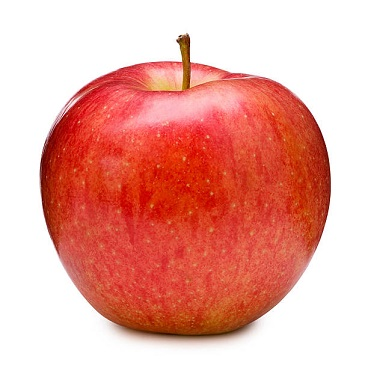
#> input picture LAB_codes/L06 Morphology/Apple.jpg, 368 x 368 px
$ jupyter execute --allow-errors 'Lecture05 Morphology.ipynb'
#> lines starting #> are read from the running program, lines starting #| are printed output that depends on the picture; after the words box and inside, x2 and y2 are one past the last pixel; in counts of white or black regions, pixels touching at a corner belong together
[cell 1]
import matplotlib.pyplot as plt
import numpy as np
import skimage

from skimage.morphology import skeletonize, opening, square, disk, erosion, closing
from skimage.morphology import dilation
from skimage import data
from skimage.color import rgb2gray
from skimage import io
from skimage.filters import threshold_mean#for binarising

[cell 2]
def show_image(image, label ="Image:", size=(6,2)):
    """This function shows/plots the given image."""
    plt.subplots(1,1,figsize=size)
    plt.title(label = label, fontsize=12)
    plt.imshow(image, cmap='gray')
    plt.show()

### Understanding dialation & Erosion
- Erode on the original image makes the holes huge, but removes unnecessary small ojects
- Erode on the dilated image, make the back to original size

- Dilation on the image multiple time, removes holes

#### For iamgeJ (erosion & dilation):

###### Stucturing element: By default  8 neighbor

    -import image
    -edit-invert
    -for removing holes: process-binary-dilate X 2
    -for going back to original size: process-binary-erode X 2

[cell 3]
filename = 'rhino_detail.tif'

print("Removing holes with dialation of white parts/foreground")
#> (the rest of this cell did not finish here and is left out)

#> (a cell that did not finish here is left out)

[cell 5]
print("After removing holes, going back to original size with erosion")
#> (the rest of this cell did not finish here and is left out)

## Understanding Contouring with erode  & dilate

#### For iamgeJ (Contoring):

    -import image
    -Getting binary image: Process-binary-make binary (This image will have holes) [Object white]
    - Image1: For removing holes: Dilate/grow the binary image, multiple time: process-binary-grow X 2 [Object white]
    - Image2: Make a copy of the dilated image (holes filled-white): image-duplicate [Object white]
    - Image2: Erode the dilated image (holes filled-white)-Minimum 3 times- [more you erode contour will be thicker]
    - Image1: Then invert the Dialated image: edit-invert [Object Black]
    -for Contour: process-image calculator: Image1[black object] OR image2[white object]
    -result will be the contour

[cell 6]
def get_binary_image(name):
    """ Using the skimage.io import the image with the file name.
    This function returns the gray image as numpy array """
#> called with name = 'Apple.jpg'

    #Getting the image
    #filename = '../Images/'+name
    filename = name
#> filename = 'Apple.jpg'
    image = io.imread(filename, as_gray = True)
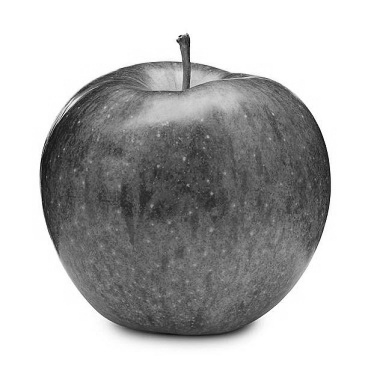
#> image: shape (368, 368) float64; min 0.035, max 1, mean 0.707

    #binarising
    thresh = threshold_mean(image)
#> thresh = 0.707
    binary = image > thresh
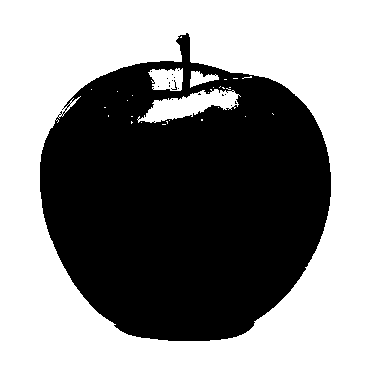
#> binary: shape (368, 368) bool; 53.6% white; 18 black regions (17 under 20 px), largest, box (x1, y1, x2, y2) and area: (40, 33, 331, 341) 62759

    return binary

[cell 7]
image = get_binary_image("Apple.jpg")
show_image(image, "Original Binary image")

[cell 8]
def fill_holes(image):
    #Dilating for filling hole of the image
    filled_dialated_image = np.invert(image)
    for i in range(5):
        filled_dialated_image = dilation(filled_dialated_image,square(7))
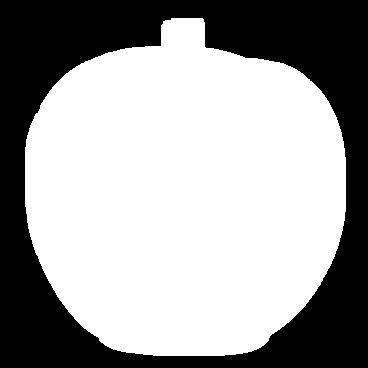
#> filled_dialated_image: shape (368, 368) bool; 62.4% white; 1 black region, box (x1, y1, x2, y2) and area: (0, 0, 368, 368) 50908
    #     show_image(eroded_image, "Erosion "+str(i))

    filled_dialated_image = np.invert(filled_dialated_image)
    return filled_dialated_image

[cell 9]
filled_dialated_image = fill_holes(image)
show_image(filled_dialated_image, "filled_dialated_image")

[cell 10]
def get_eroded_inverted(image):
    #Eroding the image
    eroded_image = image
    for i in range(3):
        eroded_image = erosion(eroded_image,square(5))
#> this loop made 3 passes
#> pass 1, in get_eroded_inverted, `eroded_image = erosion(eroded_image,square(5))`:
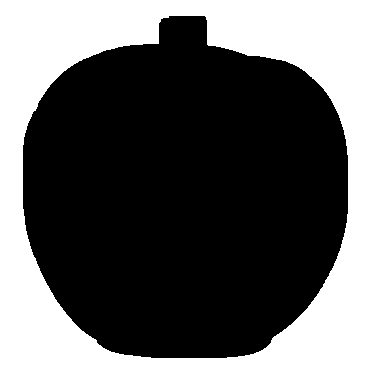
#> eroded_image: shape (368, 368) bool; 35.6% white; 1 white region, box (x1, y1, x2, y2) and area: (0, 0, 368, 368) 48256
    #     show_image(eroded_image, "Erosion "+str(i))

    # Inverting the image
    inverted_eroded_image = np.invert(eroded_image)
#> inverted_eroded_image: shape (368, 368) bool; 68.4% white; 1 black region, box (x1, y1, x2, y2) and area: (0, 0, 368, 368) 42856
    return inverted_eroded_image

[cell 11]
inverted_eroded_image = get_eroded_inverted(filled_dialated_image)
show_image(inverted_eroded_image, "inverted_eroded_image")

[cell 12]
# CHECKING THE SIZES
show_image(image, "Original Binary image")
show_image(filled_dialated_image, "filled_dialated_image")
show_image(inverted_eroded_image, "inverted_eroded_image")

print("Original Binary image shape", image.shape)
#| Original Binary image shape (368, 368)
print("filled_dialated image shape", filled_dialated_image.shape)
#| filled_dialated image shape (368, 368)
print("Inverted eroded image shape", inverted_eroded_image.shape)
#| Inverted eroded image shape (368, 368)

[cell 13]
#Getting the contour
contour = filled_dialated_image.astype(int) + inverted_eroded_image.astype(int)
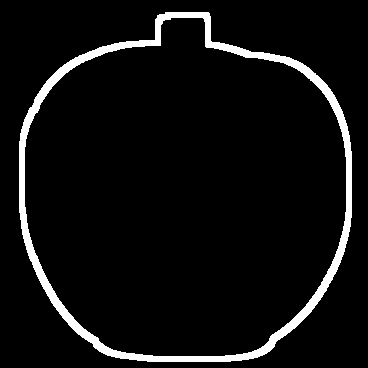
#> contour: shape (368, 368) int64; values 1 (black) and 2 (white), 5.9% white; 1 white region, box (x1, y1, x2, y2) and area: (19, 12, 352, 362) 8052
inverted_contour = np.invert(contour)
print("contour image shape", contour.shape)
#| contour image shape (368, 368)
print("inverted_contour image shape", inverted_contour.shape)
#| inverted_contour image shape (368, 368)

[cell 14]
# show_image(contour, "contour_image")
show_image(inverted_contour, "inverted_contour_image")

### Understanding opening & closing

1. Open

- Performs an erosion operation, followed by dilation.
- This smoothes objects and removes isolated pixels/ **removes noises**.

2. Close
- Performs a dilation operation, followed by erosion.
- This smoothes objects and **fills in small holes**.

[cell 15]
filename = 'RH.tif'
#> (the rest of this cell did not finish here and is left out)

#> (a cell that did not finish here is left out)

#> (a cell that did not finish here is left out)

#> (a cell that did not finish here is left out)

# Understanding Dilation-Erosion, Opening-Closing

[cell 19]
bright_pixel = np.array([[0, 0, 0, 0, 0],
                         [0, 0, 0, 0, 0],
                         [0, 0, 1, 0, 0],
                         [0, 0, 0, 0, 0],
                         [0, 0, 0, 0, 0]], dtype=np.uint8)
#> bright_pixel = [[0, 0, 0, 0, 0], [0, 0, 0, 0, 0], [0, 0, 1, 0, 0], [0, 0, 0, 0, 0], [0, 0, 0, 0, 0]]

show_image(bright_pixel, "bright_pixel")
#> in show_image (call 8), `plt.show()`:
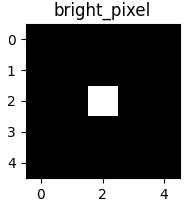
#> figure drawn by matplotlib, 1 panel

demodil = dilation(bright_pixel, square(3))
#> demodil = [[0, 0, 0, 0, 0], [0, 1, 1, 1, 0], [0, 1, 1, 1, 0], [0, 1, 1, 1, 0], [0, 0, 0, 0, 0]]
show_image(demodil, "Dilated bright_pixel")

[cell 20]
bright_pixel2 = np.array([[0, 0, 0, 0, 0],
                         [0, 1, 1, 1, 0],
                         [0, 1, 1, 1, 0],
                         [0, 1, 1, 1, 0],
                         [0, 0, 0, 0, 0]], dtype=np.uint8)
show_image(bright_pixel2, "bright_pixel2")

demoerode = erosion(bright_pixel2, square(3))
show_image(demoerode, "eroded bright_pixel")

[cell 21]
bad_connection = np.array([ [1, 0, 0, 0, 1],
                            [1, 1, 0, 1, 1],
                            [1, 1, 1, 1, 1],
                            [1, 1, 0, 1, 1],
                            [1, 0, 0, 0, 1]], dtype=np.uint8)

demoopen = opening(bad_connection,square(3))

## MImicing OPEN--EROSION, DILATE
demoe = erosion(bad_connection,square(3))
demod = dilation(demoe, square(3))

#Plotting the image
fig, ax = plt.subplots(nrows = 2, ncols = 2, figsize = (8, 5))

ax[0,0].imshow(bad_connection, cmap='gray')
ax[0,0].set_title("bad_connection", fontsize = 14)

ax[0, 1].imshow(demoopen, cmap='gray')
ax[0, 1].set_title(r'OPEN:(erosion, dilation)', fontsize = 14)

ax[1, 0].imshow(demoe, cmap='gray')
ax[1, 0].set_title(r'Eroded bad_connection', fontsize = 14)

ax[1, 1].imshow(demod, cmap='gray')
ax[1, 1].set_title(r'Dialated (Eroded bad_connection)', fontsize = 14)

fig.tight_layout()
plt.show()
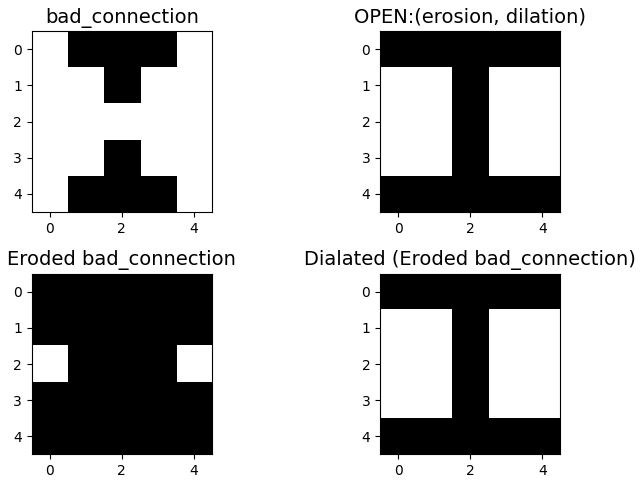
#> figure drawn by matplotlib, 4 panels

[cell 22]
broken_line = np.array([[0, 0, 0, 0, 0],
                         [0, 0, 0, 0, 0],
                         [1, 1, 0, 1, 1],
                         [0, 0, 0, 0, 0],
                        [0, 0, 0, 0, 0]], dtype=np.uint8)

democlose = closing(broken_line,square(3))

## MImicing OPEN--EROSION, DILATE
demod = dilation(broken_line,square(3))
demoe = erosion(demod, square(3))

#Plotting the image
fig, ax = plt.subplots(nrows = 2, ncols = 2, figsize = (8, 5))

ax[0,0].imshow(broken_line, cmap='gray')
ax[0,0].set_title("broken_line", fontsize = 14)

ax[0, 1].imshow(democlose, cmap='gray')
ax[0, 1].set_title(r'Closeing(dilate, erosion)', fontsize = 14)

ax[1, 0].imshow(demod, cmap='gray')
ax[1, 0].set_title(r'dilate broken_line', fontsize = 14)

ax[1, 1].imshow(demoe, cmap='gray')
ax[1, 1].set_title(r"erosion dilate broken_line", fontsize = 14)

fig.tight_layout()
plt.show()
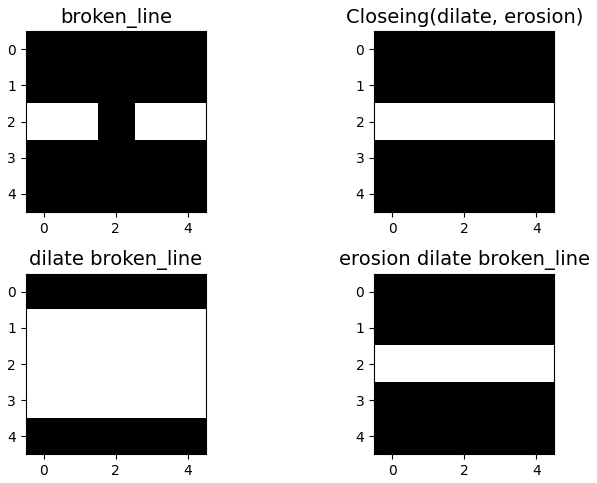
#> figure drawn by matplotlib, 4 panels

# Thinning (Skeletonize)

[cell 23]
#Inverting the image
imageinv = image
shape = np.shape(image)
#> shape = (368, 368)
for i in range(shape[0]):
    for j in range(shape[1]):
        if image[i,j] == 0:
            imageinv[i,j] = 1
        else:
            imageinv[i,j] = 0

show_image(imageinv, "Orginal image Inverted", (8,4))

skeleton = skeletonize(imageinv)
#> skeleton: shape (368, 368) bool; 1.4% white in thin lines or dots, all inside (x1, y1, x2, y2) = (55, 33, 275, 326)
show_image(skeleton, "skeleton for white object", (8,4))

[cell 24]
image = data.horse()# object black
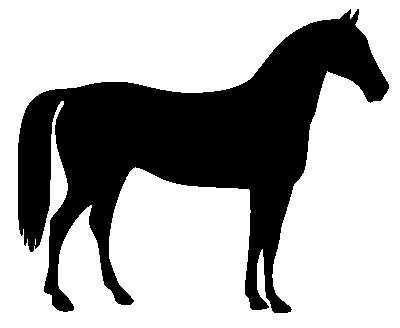
#> input picture skimage.data.horse(), 400 x 328 px
#> image is the input picture: shape (328, 400) bool; 66.9% white; 1 black region, box (x1, y1, x2, y2) and area: (18, 9, 389, 313) 43412
skeleton_wrong = skeletonize(image) # skeletonizing the black object, which gives wrong ans in skeleton
#> skeleton_wrong: shape (328, 400) bool; 1.4% white in thin lines or dots
imageinv2 = np.invert(image)# inverting the image for making object white
skeleton2 = skeletonize(imageinv2)# skeletonizing the white object, which gives wrong ans in skeleton
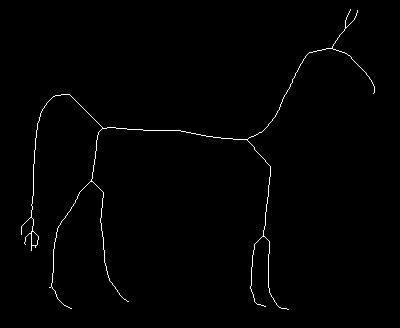
#> skeleton2: shape (328, 400) bool; 0.91% white in thin lines or dots, all inside (x1, y1, x2, y2) = (21, 9, 375, 310)

##  Plotting the image
fig, ax = plt.subplots(nrows = 1, ncols = 4, figsize = (16, 6))

ax[0].imshow(image, cmap ='gray')
ax[0].set_title('Orginal image, black object', fontsize = 14)

ax[1].imshow(imageinv2, cmap ='gray')
ax[1].set_title(r'Orginal image Inverted', fontsize = 14)

ax[2].imshow(skeleton2, cmap ='gray')
ax[2].set_title(r'skeleton for white object', fontsize = 14)

ax[3].imshow(skeleton_wrong, cmap ='gray')
ax[3].set_title(r'skeleton for Black object[Wrong] ', fontsize = 14)

for a in ax:
    a.axis('off')

fig.tight_layout()
plt.show()
